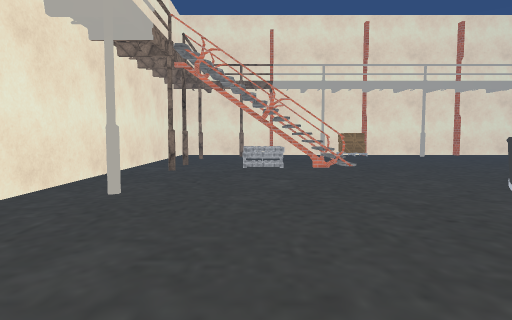
[1] (above)

18 first-person views from a walk through a scene from a Unity 3-D project. The camera is 1.2 m above the floor, tilts 4° down and sees 75° across. The floor is counted in squares, 1 m on a side. Each view is taken from the middle of a square. On the plan, view 1 faces up. The plan holds only what a view shows up to about 14 squares ahead; the rest is blank. The place goes on beyond the plan. Some surface patterns are stand-ins.

[2]
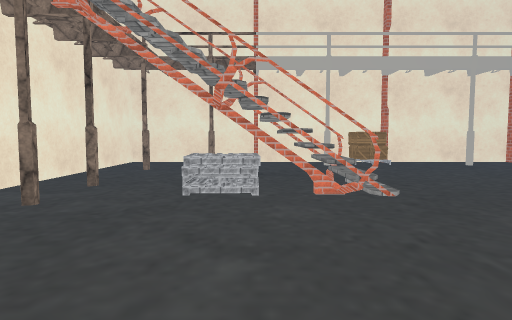

[3]
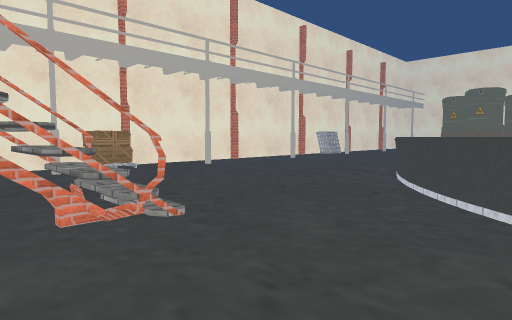

[4]
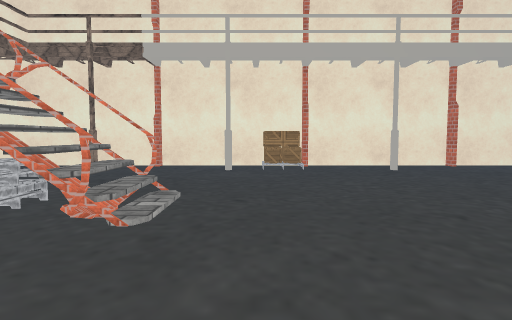

[5]
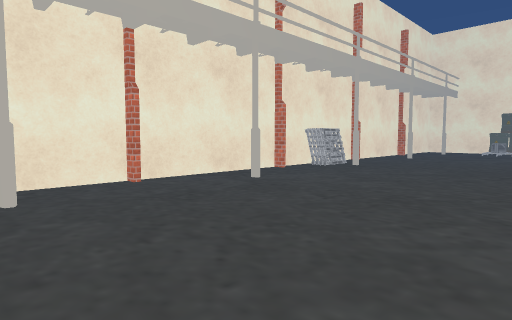

[6]
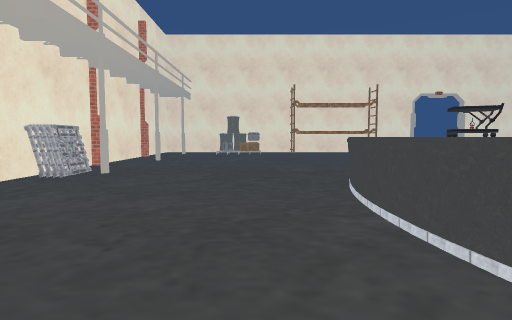

[7]
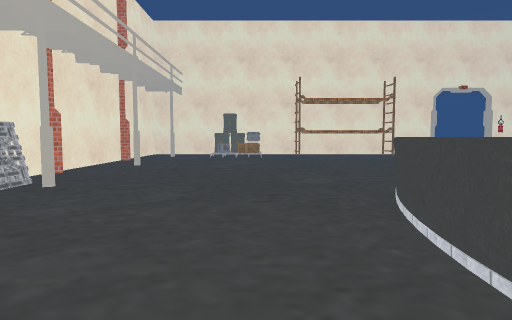

[8]
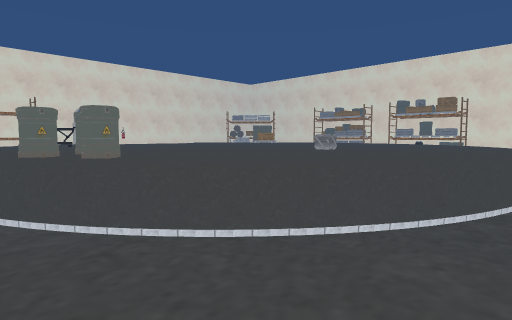

[9]
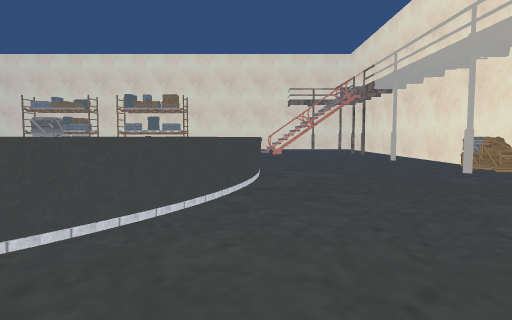

[10]
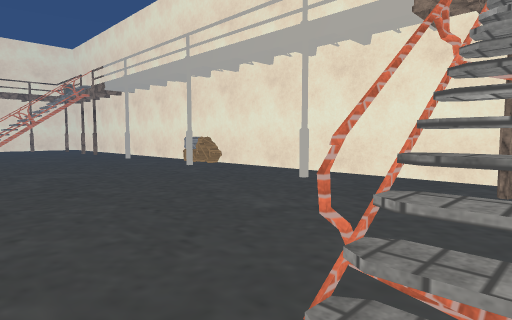

[11]
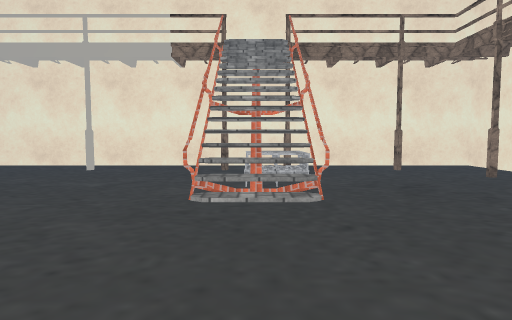

[12]
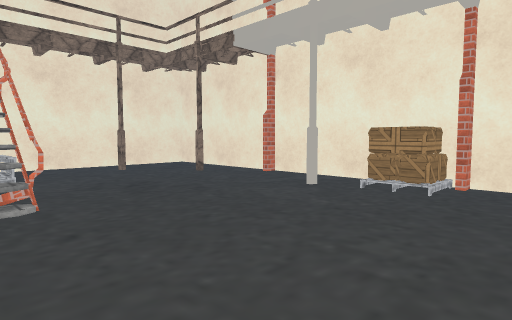

[13]
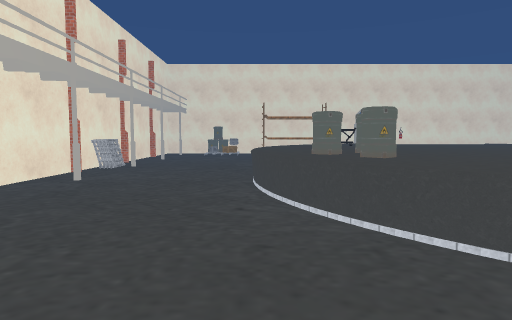

[14]
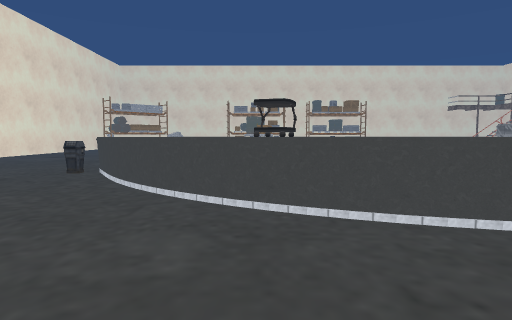

[15]
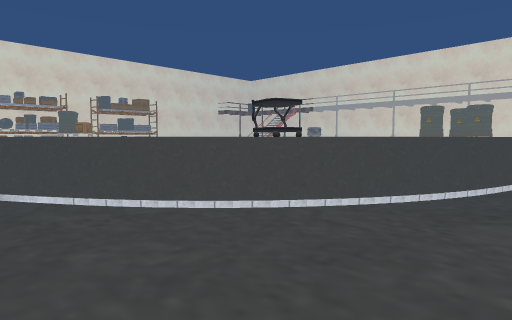

[16]
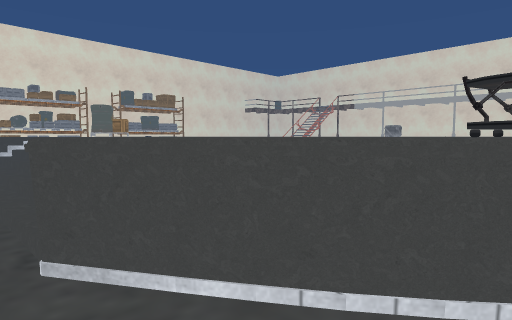

[17]
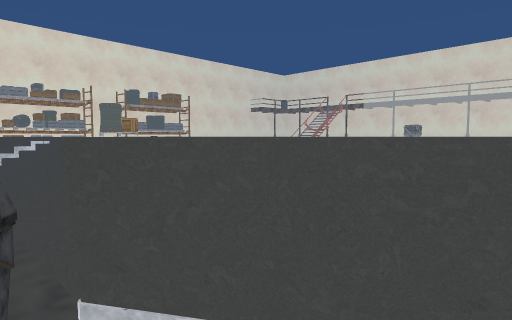

[18]
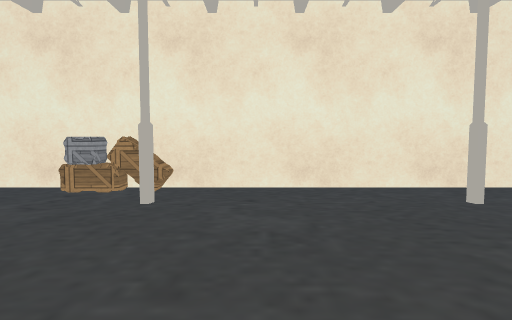

### Floor plan
Key: @ floor where view 1 was taken; # wall or solid block; . floor; / step, stairs or slope; = window, fence, low wall or low ledge; ^ raised ledge; P pallet; T thing the floor can be seen under or through; C crate; B barrel; A cart; I bin; O other object.
Columns run from 5 left of view 1 to 28 right of it. Each row starts with its distance up from view 1.
 22 ##################################
 21 #.........CCC.............PP.....
 20 #...#....O.C...O.....O.....O.....O
 19 #................................
 18 #.#..............................
 17 #................................
 16 #................................
 15 #................................
 14 #.#..=P#=.........................
 13 #....////.........^^^^^^^........
 12 #.#...TTT.......^^^^^^ ^ ^^#.....
 11 #.............^^^BB^^^^^   ^^.....
 10 #............^^^BBBB^       ^^....
  9 #...........^^^^^^BB ^^^  AA  ^...
  8 #..........^^^^^^^^^^     AA^ ^^..
  7 #.O........^^^^^^^^^^^      ^^ ^^.
  6 #.........^^^^^^^^^^^^       ^^ ^I
  5 #.........^^^^^^^^^^^^        ^ ^.
  4 #........^^^^^^^^^^ ^^        ^ ^.
  3 #........^^^^^^^^^   ^        ^ ^
  2 #........^^^^^^CC             ^^^
  1 #.O......^^^^^^CC             ^^^
  0 #C...@...^^^^^^               ^^^
 -1 #C.......^^^^^                ^^^
 -2 #..   ... ^^^                 ^^^

Positions as (right, up) in squares from view 1, and headings:
1: (0, 0), facing up
2: (1, 6), facing up
3: (1, 8), facing up-right
4: (5, 8), facing up
5: (9, 13), facing up-right
6: (11, 15), facing right
7: (14, 15), facing right
8: (3, 13), facing down-right
9: (4, 12), facing down
10: (5, 13), facing down-left
11: (9, 13), facing left
12: (9, 13), facing up-left
13: (3, 13), facing right
14: (22, 17), facing down
15: (28, 14), facing down-left
16: (28, 9), facing down-left
17: (28, 8), facing down-left
18: (3, 3), facing left
